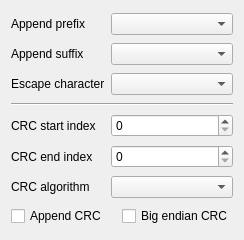
<?xml version="1.0" encoding="UTF-8"?>
<ui version="4.0">
 <class>xToolsToolBoxUiInputMenu</class>
 <widget class="QWidget" name="xToolsToolBoxUiInputMenu">
  <property name="geometry">
   <rect>
    <x>0</x>
    <y>0</y>
    <width>244</width>
    <height>240</height>
   </rect>
  </property>
  <property name="windowTitle">
   <string notr="true">Form</string>
  </property>
  <layout class="QGridLayout" name="gridLayout">
   <item row="3" column="0" colspan="2">
    <widget class="Line" name="line">
     <property name="orientation">
      <enum>Qt::Horizontal</enum>
     </property>
    </widget>
   </item>
   <item row="1" column="0">
    <widget class="QLabel" name="label_2">
     <property name="sizePolicy">
      <sizepolicy hsizetype="Fixed" vsizetype="Preferred">
       <horstretch>0</horstretch>
       <verstretch>0</verstretch>
      </sizepolicy>
     </property>
     <property name="text">
      <string>Append suffix</string>
     </property>
    </widget>
   </item>
   <item row="0" column="0">
    <widget class="QLabel" name="label">
     <property name="sizePolicy">
      <sizepolicy hsizetype="Fixed" vsizetype="Preferred">
       <horstretch>0</horstretch>
       <verstretch>0</verstretch>
      </sizepolicy>
     </property>
     <property name="text">
      <string>Append prefix</string>
     </property>
    </widget>
   </item>
   <item row="0" column="1">
    <widget class="xToolsAffixesComboBox" name="comboBoxPrefix"/>
   </item>
   <item row="2" column="0">
    <widget class="QLabel" name="label_3">
     <property name="sizePolicy">
      <sizepolicy hsizetype="Fixed" vsizetype="Preferred">
       <horstretch>0</horstretch>
       <verstretch>0</verstretch>
      </sizepolicy>
     </property>
     <property name="text">
      <string>Escape character</string>
     </property>
    </widget>
   </item>
   <item row="7" column="0">
    <widget class="QLabel" name="label_6">
     <property name="sizePolicy">
      <sizepolicy hsizetype="Fixed" vsizetype="Preferred">
       <horstretch>0</horstretch>
       <verstretch>0</verstretch>
      </sizepolicy>
     </property>
     <property name="text">
      <string>CRC end index</string>
     </property>
    </widget>
   </item>
   <item row="7" column="1">
    <widget class="xToolsSpinBox" name="spinBoxEndIndex"/>
   </item>
   <item row="1" column="1">
    <widget class="xToolsAffixesComboBox" name="comboBoxSuffix"/>
   </item>
   <item row="6" column="1">
    <widget class="xToolsSpinBox" name="spinBoxStartIndex"/>
   </item>
   <item row="2" column="1">
    <widget class="xToolsEscapeCharacterComboBox" name="comboBoxEscape"/>
   </item>
   <item row="8" column="1">
    <widget class="xToolsCrcAlgorithmComboBox" name="comboBoxAglorithm"/>
   </item>
   <item row="8" column="0">
    <widget class="QLabel" name="label_7">
     <property name="sizePolicy">
      <sizepolicy hsizetype="Fixed" vsizetype="Preferred">
       <horstretch>0</horstretch>
       <verstretch>0</verstretch>
      </sizepolicy>
     </property>
     <property name="text">
      <string>CRC algorithm</string>
     </property>
    </widget>
   </item>
   <item row="6" column="0">
    <widget class="QLabel" name="label_5">
     <property name="sizePolicy">
      <sizepolicy hsizetype="Fixed" vsizetype="Preferred">
       <horstretch>0</horstretch>
       <verstretch>0</verstretch>
      </sizepolicy>
     </property>
     <property name="text">
      <string>CRC start index</string>
     </property>
    </widget>
   </item>
   <item row="9" column="0" colspan="2">
    <layout class="QHBoxLayout" name="horizontalLayout">
     <item>
      <widget class="xToolsCheckBox" name="checkBoxAppendCrc">
       <property name="text">
        <string>Append CRC</string>
       </property>
      </widget>
     </item>
     <item>
      <widget class="xToolsCheckBox" name="checkBoxBigEndian">
       <property name="text">
        <string>Big endian CRC</string>
       </property>
      </widget>
     </item>
    </layout>
   </item>
  </layout>
 </widget>
 <customwidgets>
  <customwidget>
   <class>xToolsEscapeCharacterComboBox</class>
   <extends>QComboBox</extends>
   <header location="global">xToolsEscapeCharacterComboBox.h</header>
  </customwidget>
  <customwidget>
   <class>xToolsAffixesComboBox</class>
   <extends>QComboBox</extends>
   <header location="global">xToolsAffixesComboBox.h</header>
  </customwidget>
  <customwidget>
   <class>xToolsCrcAlgorithmComboBox</class>
   <extends>QComboBox</extends>
   <header location="global">xToolsCrcAlgorithmComboBox.h</header>
  </customwidget>
  <customwidget>
   <class>xToolsCheckBox</class>
   <extends>QCheckBox</extends>
   <header location="global">xToolsCheckBox.h</header>
  </customwidget>
  <customwidget>
   <class>xToolsSpinBox</class>
   <extends>QSpinBox</extends>
   <header location="global">xToolsSpinBox.h</header>
  </customwidget>
 </customwidgets>
 <resources/>
 <connections/>
</ui>
